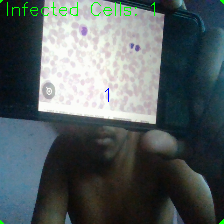
#> input picture output/test_result.png, 224 x 224 px, given as the content of the folder /kaggle/input, which was not available
$ jupyter execute --allow-errors image_processing.ipynb
#> lines starting #> are read from the running program, lines starting #| are printed output that depends on the picture; after the words box and inside, x2 and y2 are one past the last pixel; in counts of white or black regions, pixels touching at a corner belong together; pictures that were not available may be replaced by others from this repository, and a replacement may not be noted
[cell 1]
# This Python 3 environment comes with many helpful analytics libraries installed
# It is defined by the kaggle/python Docker image: https://github.com/kaggle/docker-python
# For example, here's several helpful packages to load

import numpy as np # linear algebra
import pandas as pd # data processing, CSV file I/O (e.g. pd.read_csv)

# Input data files are available in the read-only "../input/" directory
# For example, running this (by clicking run or pressing Shift+Enter) will list all files under the input directory

import os
for dirname, _, filenames in os.walk('/kaggle/input'):
    for filename in filenames:
        os.path.join(dirname, filename)

# You can write up to 20GB to the current directory (/kaggle/working/) that gets preserved as output when you create a version using "Save & Run All"
# You can also write temporary files to /kaggle/temp/, but they won't be saved outside of the current session

[cell 2]
import cv2
import os
import glob
import numpy as np
import pandas as pd
import matplotlib.pyplot as plt

# Define input and output directories
dataset_folder = "/kaggle/input/cell-images-for-detecting-malaria/cell_images"
output_folder = "/kaggle/working/processed_images"
os.makedirs(output_folder, exist_ok=True)

# Get all image file paths
image_files = glob.glob(dataset_folder + "/**/*.png", recursive=True)

# List to store image analysis data
data = []

# Step 1: Process each image
for img_path in image_files:
    # Load the image and resize it to 224x224
    img = cv2.imread(img_path)
#> img is the input picture: shape (224, 224, 3); mean B, G, R 97.3, 96, 86
    img = cv2.resize(img, (224, 224))

    # Convert the image to grayscale
    gray = cv2.cvtColor(img, cv2.COLOR_BGR2GRAY)
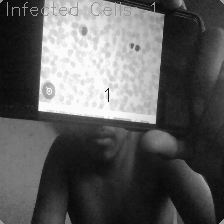
#> gray: shape (224, 224); min 5, max 252, mean 93.1

    # Step 2: Apply thresholding to highlight infected areas
    _, thresh = cv2.threshold(gray, 128, 255, cv2.THRESH_BINARY_INV)
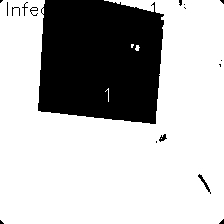
#> thresh: shape (224, 224); 72.4% white; 17 black regions (11 under 20 px)

    # Step 3: Find contours (possible infected regions)
    contours, _ = cv2.findContours(thresh, cv2.RETR_EXTERNAL, cv2.CHAIN_APPROX_SIMPLE)
#> contours = 4 contours, 3 with area under 20; largest, box (x1, y1, x2, y2) and area: (0, 0, 224, 224) 35864

    # Step 4: Determine if the image is Parasitized or Uninfected
    label = "Parasitized" if "Parasitized" in img_path else "Uninfected"

    # Step 5: Draw circles around detected infected cells in ordinal order
    count = 0
    sorted_contours = sorted(contours, key=lambda c: cv2.contourArea(c), reverse=True)
#> sorted_contours has the same summary as contours
    for i, contour in enumerate(sorted_contours, start=1):
        (x, y), radius = cv2.minEnclosingCircle(contour)
        center = (int(x), int(y))
        radius = int(radius)

        # Filter out small noise
        if radius > 5:
            count += 1
            cv2.circle(img, center, radius, (0, 0, 255), 3)  # Green circle for better visibility
            cv2.putText(img, str(count), (center[0] - 10, center[1] - 10), cv2.FONT_HERSHEY_SIMPLEX, 0.6, (255, 0, 0), 2)
#> this loop made 4 passes
#> (x, y, radius, center, count) on pass 4: (108, 94.5, 6, (108, 94), 2)
#> (x, y, radius, count) on pass 1: (111, 111, 154, 1)
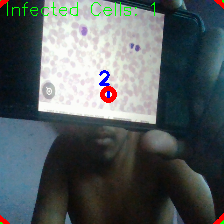
#> img: shape (224, 224, 3); 0.95% of pixels changed, all inside (x1, y1, x2, y2) = (0, 0, 224, 224)
#> after the loop, count = 2

    # Step 6: Store image data for CSV report
    data.append([os.path.basename(img_path), label, count])

    # Step 7: Display cell count on image
    cv2.putText(img, f"Infected Cells: {count}", (10, 20), cv2.FONT_HERSHEY_SIMPLEX, 0.6, (0, 255, 0), 2)
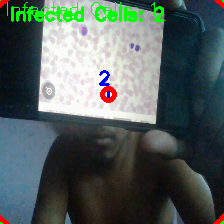
#> img: shape (224, 224, 3); 1.85% of pixels changed, all inside (x1, y1, x2, y2) = (11, 6, 165, 22)

    # Step 8: Save processed image
    output_path = os.path.join(output_folder, os.path.basename(img_path))
    cv2.imwrite(output_path, img)

    # Free memory
    del img, gray, thresh

# Step 9: Save analysis results to CSV
csv_path = os.path.join(output_folder, "infection_report.csv")
df = pd.DataFrame(data, columns=["image_name", "label", "infected_cell_count"])
#> df = table of 1 rows and 3 columns
#> (the rest of this cell did not finish here and is left out)

[cell 3]
import shutil
#> (the rest of this cell did not finish here and is left out)

[cell 4]
# Step 12: Zip the processed images for downloading
zip_path = "/kaggle/working/processed_images.zip"
#> (the rest of this cell did not finish here and is left out)

[cell 5]
# Step 13: Function to test the model on a new image and visualize the result
def test_model(image_path):
#> called with image_path = '/kaggle/input/test-data1/OIP.jpeg'
    test_img = cv2.imread(image_path)
    test_img = cv2.resize(test_img, (224, 224))
    gray = cv2.cvtColor(test_img, cv2.COLOR_BGR2GRAY)

    _, thresh = cv2.threshold(gray, 128, 255, cv2.THRESH_BINARY_INV)
    contours, _ = cv2.findContours(thresh, cv2.RETR_EXTERNAL, cv2.CHAIN_APPROX_SIMPLE)

    count = 0
    sorted_contours = sorted(contours, key=lambda c: cv2.contourArea(c), reverse=True)
#> sorted_contours has the same summary as contours outside test_model
    for i, contour in enumerate(sorted_contours, start=1):
        (x, y), radius = cv2.minEnclosingCircle(contour)
        center = (int(x), int(y))
        radius = int(radius)

        if radius > 5:
            count += 1
            cv2.circle(test_img, center, radius, (0, 255, 0), 3)
            cv2.putText(test_img, str(count), (center[0] - 10, center[1] - 10), cv2.FONT_HERSHEY_SIMPLEX, 0.6, (255, 0, 0), 2)
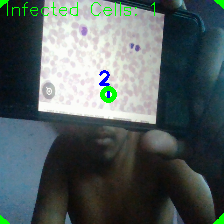
#> test_img: shape (224, 224, 3); 0.91% of pixels changed, all inside (x1, y1, x2, y2) = (0, 0, 224, 224)
#> after the loop, count = 2

    label = "Parasitized" if count > 0 else "Uninfected"
#> label = 'Parasitized'
    cv2.putText(test_img, f"Infected Cells: {count}", (10, 20), cv2.FONT_HERSHEY_SIMPLEX, 0.6, (0, 255, 0), 2)
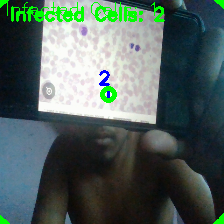
#> test_img: shape (224, 224, 3); 1.85% of pixels changed, all inside (x1, y1, x2, y2) = (11, 6, 165, 22)

    output_test_path = os.path.join(output_folder, "test_result.png")
    cv2.imwrite(output_test_path, test_img)

    # Display the test result
    plt.figure(figsize=(6,6))
    test_img_rgb = cv2.cvtColor(test_img, cv2.COLOR_BGR2RGB)
    plt.imshow(test_img_rgb)
    plt.title(f"{label} - Infected Cells: {count}")
    plt.axis("off")
    plt.show()

    print(f"Test result saved at: {output_test_path}")
    return label, count

[cell 6]
# Example Usage (Uncomment to test)
test_image_path = "/kaggle/input/test-data1/OIP.jpeg"
label, cell_count = test_model(test_image_path)
#> label = 'Parasitized'; cell_count = 2
print(f"Test Image Classification: {label}, Infected Cells Detected: {cell_count}")
#| Test Image Classification: Parasitized, Infected Cells Detected: 2

[cell 7]
# Example Usage (Uncomment to test)
test_image_path = "/kaggle/input/test-data1/161295_web.jpg"
label, cell_count = test_model(test_image_path)
#> the loop in test_model (call 2), `for i, contour in enumerate(sorted_contours, start=1):` made 4 passes
print(f"Test Image Classification: {label}, Infected Cells Detected: {cell_count}")
#| Test Image Classification: Parasitized, Infected Cells Detected: 2

[cell 8]
# Example Usage (Uncomment to test)
test_image_path = "/kaggle/input/test-data/iamm.jpg"
#> (the rest of this cell did not finish here and is left out)
